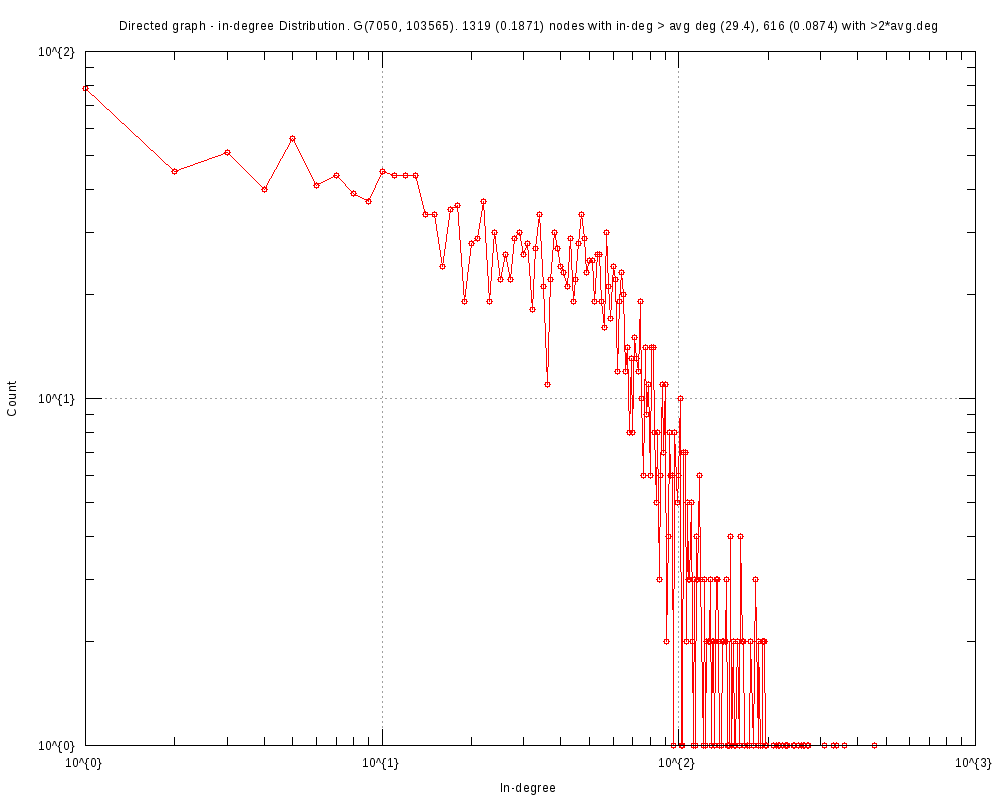

Generate this figure with gnuplot:
#
# Directed graph - in-degree Distribution. G(7050, 103565). 1319 (0.1871) nodes with in-deg > avg deg (29.4), 616 (0.0874) with >2*avg.deg (Thu Oct 26 14:32:17 2017)
#

set title "Directed graph - in-degree Distribution. G(7050, 103565). 1319 (0.1871) nodes with in-deg > avg deg (29.4), 616 (0.0874) with >2*avg.deg"
set key bottom right
set logscale xy 10
set format x "10^{%L}"
set mxtics 10
set format y "10^{%L}"
set mytics 10
set grid
set xlabel "In-degree"
set ylabel "Count"
set tics scale 2
set terminal png font arial 10 size 1000,800
set output 'inDeg.GRQ.png'
plot 	"inDeg.GRQ.tab" using 1:2 title "" with linespoints pt 6
